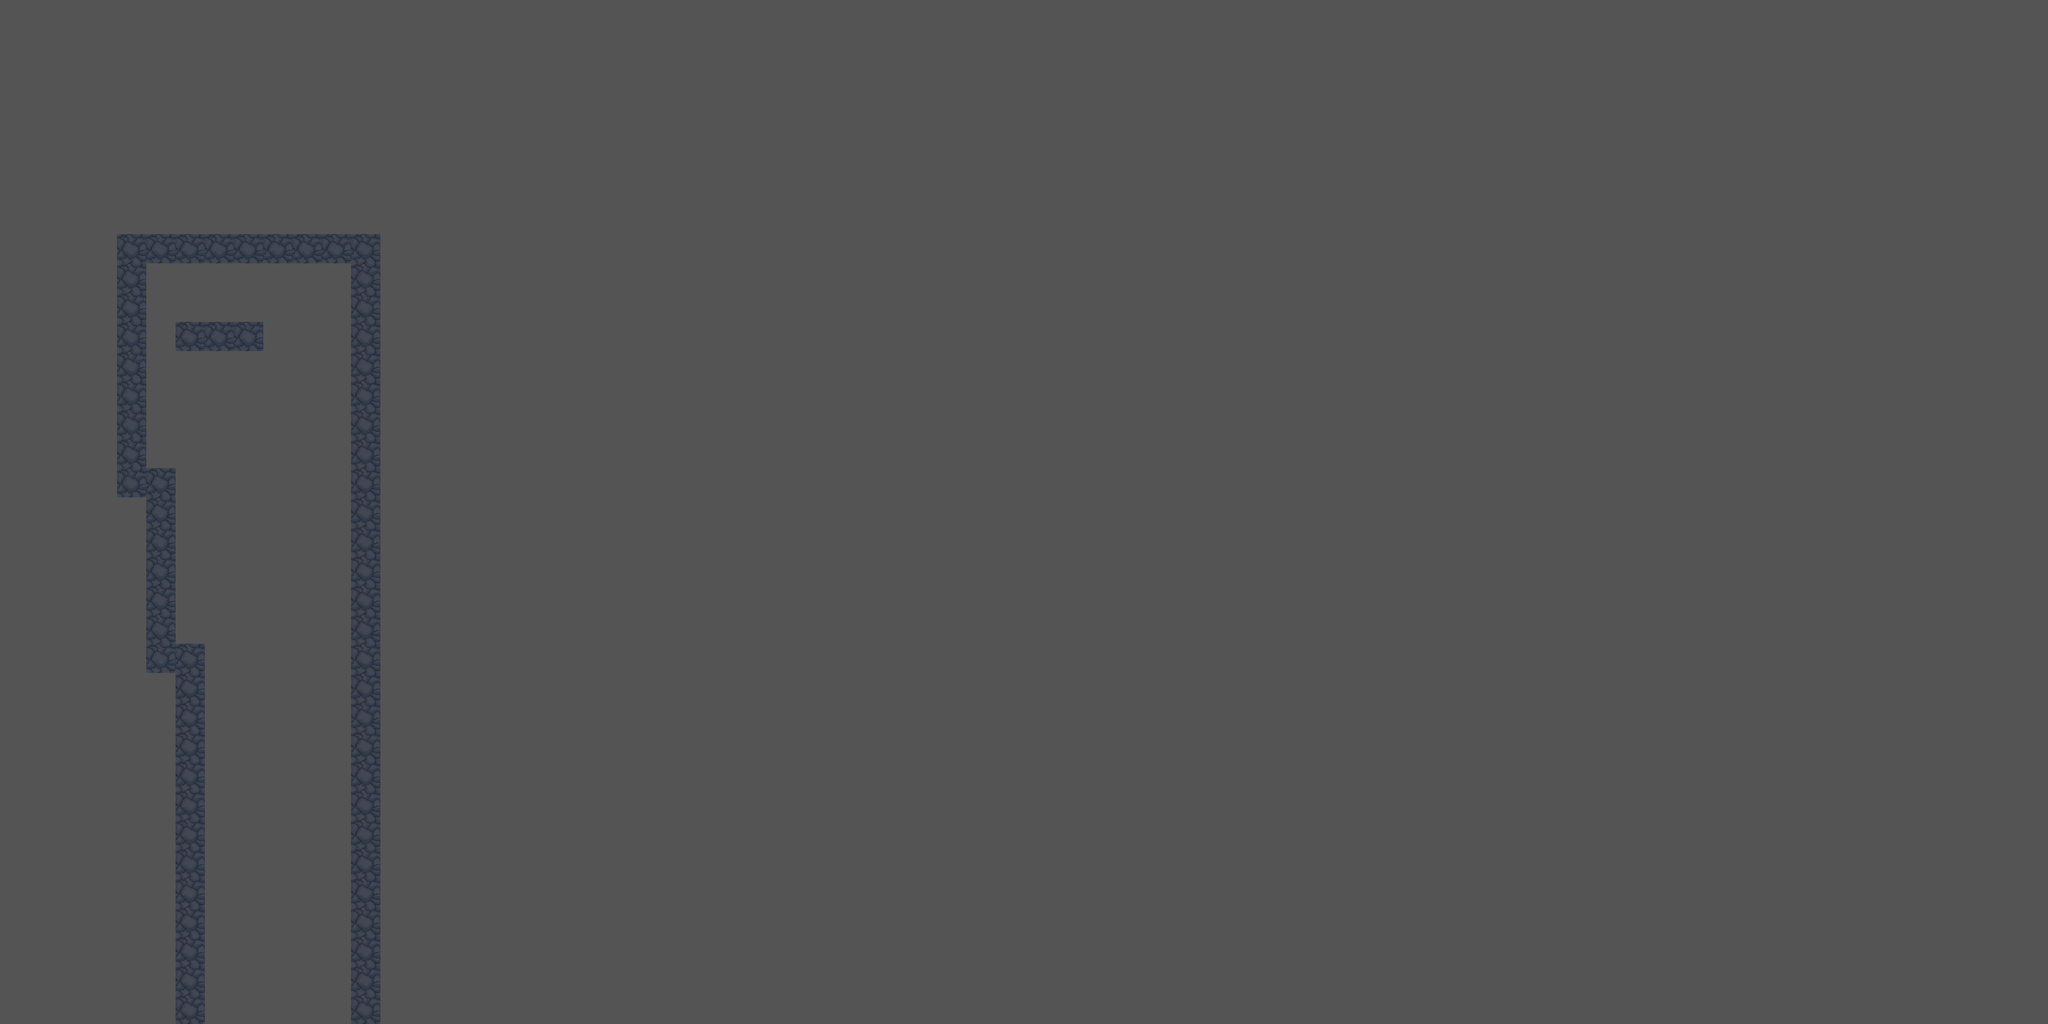

The image is a tile-based game level rendered from a .tmx file. Its description and source (layers, tilesets, objects; grid data summarised) follow:
An orthogonal 70x35 tile map with 50x50 px tiles, 3 tile layers (BG 1, collidable, fluid), 4 tilesets and 18 objects.

<map version="1.0" tiledversion="1.0.3" orientation="orthogonal" renderorder="right-down" width="70" height="35" tilewidth="50" tileheight="50" backgroundcolor="#545454" nextobjectid="2294">
 <properties>
  <property name="backgroundlayers" value="5.0,res/level/gemcave/layer_2.png,2.0,res/level/gemcave/layer_5.png" />
  <property name="dimming" value="0.4" />
  <property name="musicpath" value="res/music/pirates.ogg" />
  <property name="tilesetpath" value="res/level/gemcave/tileset_level_gemcave.png" />
 </properties>
 <tileset firstgid="1" name="tileset_level_gemcave" tilewidth="50" tileheight="50" spacing="2" margin="1" tilecount="784" columns="28">
  <image source="tileset_level_gemcave2.png" width="1500" height="1500" />
  <tile id="141">
   <objectgroup draworder="index">
    <properties>
     <property name="light" value="50,30,100,150,1.0" />
    </properties>
   </objectgroup>
  </tile>
  <tile id="314">
   <objectgroup draworder="index">
    <properties>
     <property name="light" value="25,30,100,150,1.0" />
    </properties>
   </objectgroup>
  </tile>
  <tile id="339">
   <objectgroup draworder="index">
    <properties>
     <property name="light" value="25,25,100,100,0.4" />
    </properties>
   </objectgroup>
  </tile>
  <tile id="343">
   <objectgroup draworder="index">
    <properties>
     <property name="light" value="40,40,60,60,0.3" />
    </properties>
   </objectgroup>
  </tile>
  <tile id="344">
   <objectgroup draworder="index">
    <properties>
     <property name="light" value="30,30,60,60,0.3" />
    </properties>
   </objectgroup>
  </tile>
  <tile id="465">
   <objectgroup draworder="index">
    <properties>
     <property name="light" value="30,30,100,100,0.9" />
    </properties>
   </objectgroup>
  </tile>
  <tile id="494">
   <objectgroup draworder="index">
    <properties>
     <property name="light" value="20,30,100,100,0.9" />
    </properties>
   </objectgroup>
  </tile>
  <tile id="506">
   <objectgroup draworder="index">
    <properties>
     <property name="light" value="25,20,60,70,0.5" />
    </properties>
   </objectgroup>
  </tile>
  <tile id="512">
   <objectgroup draworder="index">
    <properties>
     <property name="light" value="25,25,100,100,0.3" />
    </properties>
   </objectgroup>
  </tile>
  <tile id="521">
   <objectgroup draworder="index">
    <properties>
     <property name="light" value="30,20,150,150,0.9" />
    </properties>
   </objectgroup>
  </tile>
  <tile id="522">
   <objectgroup draworder="index">
    <properties>
     <property name="light" value="20,45,100,150,0.9" />
    </properties>
   </objectgroup>
  </tile>
  <tile id="523">
   <objectgroup draworder="index">
    <properties>
     <property name="light" value="15,40,100,100,0.9" />
    </properties>
   </objectgroup>
  </tile>
  <tile id="541">
   <objectgroup draworder="index">
    <properties>
     <property name="light" value="35,30,100,150,1.0" />
    </properties>
   </objectgroup>
   <animation>
    <frame tileid="541" duration="100" />
    <frame tileid="543" duration="100" />
    <frame tileid="544" duration="100" />
   </animation>
  </tile>
  <tile id="577">
   <objectgroup draworder="index">
    <properties>
     <property name="light" value="30,30,100,100,0.9" />
    </properties>
   </objectgroup>
  </tile>
  <tile id="606">
   <objectgroup draworder="index">
    <properties>
     <property name="light" value="20,30,100,100,0.9" />
    </properties>
   </objectgroup>
  </tile>
  <tile id="633">
   <objectgroup draworder="index">
    <properties>
     <property name="light" value="30,20,150,150,0.9" />
    </properties>
   </objectgroup>
  </tile>
  <tile id="634">
   <objectgroup draworder="index">
    <properties>
     <property name="light" value="20,45,100,150,0.9" />
    </properties>
   </objectgroup>
  </tile>
  <tile id="635">
   <objectgroup draworder="index">
    <properties>
     <property name="light" value="15,40,100,100,0.9" />
    </properties>
   </objectgroup>
  </tile>
  <tile id="680">
   <objectgroup draworder="index">
    <properties>
     <property name="light" value="25,30,100,150,1.0" />
    </properties>
   </objectgroup>
  </tile>
 </tileset>
 <tileset firstgid="785" name="tileset_level_dynamic_tiles" tilewidth="50" tileheight="50" spacing="2" margin="1" tilecount="560" columns="40">
  <image source="../../convenience/tilesets/tileset_level_dynamic_tiles.png" width="2080" height="728" />
 </tileset>
 <tileset firstgid="1345" name="tileset_enemies" tilewidth="50" tileheight="50" spacing="2" margin="1" tilecount="50" columns="5">
  <image source="../../convenience/tilesets/tileset_enemies.png" width="260" height="520" />
 </tileset>
 <tileset firstgid="1395" name="spritesheet_levelitems" tilewidth="50" tileheight="50" tilecount="576" columns="24">
  <image source="../../convenience/tilesets/spritesheet_levelitems.png" width="1200" height="1200" />
  <tile id="0">
   <properties>
    <property name="id" value="fo_caveberry" />
   </properties>
   <objectgroup draworder="index">
    <properties>
     <property name="id" value="fo_caveberries" />
    </properties>
   </objectgroup>
  </tile>
  <tile id="1">
   <properties>
    <property name="id" value="mi_goldengoblet" />
   </properties>
  </tile>
  <tile id="2">
   <properties>
    <property name="id" value="go_onecoin" />
   </properties>
   <objectgroup draworder="index">
    <properties>
     <property name="id" value="go_onecoin" />
    </properties>
   </objectgroup>
  </tile>
  <tile id="3">
   <objectgroup draworder="index">
    <properties>
     <property name="id" value="sp_summongargoyle" />
    </properties>
   </objectgroup>
  </tile>
  <tile id="5">
   <properties>
    <property name="id" value="fo_physalis" />
   </properties>
  </tile>
  <tile id="6">
   <properties>
    <property name="id" value="mi_candleholder" />
   </properties>
  </tile>
  <tile id="9">
   <objectgroup draworder="index">
    <properties>
     <property name="id" value="do_noteinina" />
    </properties>
   </objectgroup>
  </tile>
  <tile id="25">
   <properties>
    <property name="id" value="fo_healingherb" />
   </properties>
   <objectgroup draworder="index">
    <properties>
     <property name="id" value="fo_healinghearb" />
    </properties>
   </objectgroup>
  </tile>
  <tile id="26">
   <properties>
    <property name="id" value="fo_glowingshroom" />
   </properties>
   <objectgroup draworder="index">
    <properties>
     <property name="id" value="fo_glowingshroom" />
    </properties>
   </objectgroup>
  </tile>
  <tile id="27">
   <properties>
    <property name="id" value="go_threecoins" />
   </properties>
   <objectgroup draworder="index">
    <properties>
     <property name="id" value="go_threecoins" />
    </properties>
   </objectgroup>
  </tile>
  <tile id="28">
   <properties>
    <property name="id" value="fo_water" />
   </properties>
  </tile>
  <tile id="33">
   <objectgroup draworder="index">
    <properties>
     <property name="id" value="fo_windrose" />
    </properties>
   </objectgroup>
  </tile>
  <tile id="34">
   <properties>
    <property name="id" value="mi_ironore" />
   </properties>
   <objectgroup draworder="index">
    <properties>
     <property name="id" value="mi_ironore" />
    </properties>
   </objectgroup>
  </tile>
  <tile id="48">
   <objectgroup draworder="index">
    <properties>
     <property name="id" value="fo_cheese" />
    </properties>
   </objectgroup>
  </tile>
  <tile id="49">
   <objectgroup draworder="index">
    <properties>
     <property name="id" value="fo_bread" />
    </properties>
   </objectgroup>
  </tile>
  <tile id="50">
   <properties>
    <property name="id" value="fo_lesserhealingpotion" />
   </properties>
   <objectgroup draworder="index">
    <properties>
     <property name="id" value="fo_smallhealingpotion" />
    </properties>
   </objectgroup>
  </tile>
  <tile id="51">
   <objectgroup draworder="index">
    <properties>
     <property name="id" value="fo_rawmeat" />
    </properties>
   </objectgroup>
  </tile>
  <tile id="55">
   <objectgroup draworder="index">
    <properties>
     <property name="id" value="co_shell" />
    </properties>
   </objectgroup>
  </tile>
  <tile id="56">
   <properties>
    <property name="id" value="co_smallpouch" />
   </properties>
   <objectgroup draworder="index">
    <properties>
     <property name="id" value="co_smallpouch" />
    </properties>
   </objectgroup>
  </tile>
  <tile id="58">
   <properties>
    <property name="id" value="eq_aquamarinering" />
   </properties>
  </tile>
  <tile id="60">
   <objectgroup draworder="index">
    <properties>
     <property name="id" value="fo_beer" />
    </properties>
   </objectgroup>
  </tile>
  <tile id="72">
   <properties>
    <property name="id" value="fo_apple" />
   </properties>
   <objectgroup draworder="index">
    <properties>
     <property name="id" value="fo_apple" />
    </properties>
   </objectgroup>
  </tile>
  <tile id="73">
   <properties>
    <property name="id" value="mi_silverplate" />
   </properties>
  </tile>
  <tile id="75">
   <objectgroup draworder="index">
    <properties>
     <property name="id" value="fo_roastedmeat" />
    </properties>
   </objectgroup>
  </tile>
  <tile id="79">
   <objectgroup draworder="index">
    <properties>
     <property name="id" value="fo_milk" />
    </properties>
   </objectgroup>
  </tile>
  <tile id="80">
   <objectgroup draworder="index">
    <properties>
     <property name="id" value="co_mediumpouch" />
    </properties>
   </objectgroup>
  </tile>
  <tile id="81">
   <objectgroup draworder="index">
    <properties>
     <property name="id" value="fo_stormweed" />
    </properties>
   </objectgroup>
  </tile>
  <tile id="97">
   <objectgroup draworder="index">
    <properties>
     <property name="id" value="fo_rawfish" />
    </properties>
   </objectgroup>
  </tile>
  <tile id="99">
   <objectgroup draworder="index">
    <properties>
     <property name="id" value="fo_devilberry" />
    </properties>
   </objectgroup>
  </tile>
  <tile id="104">
   <objectgroup draworder="index">
    <properties>
     <property name="id" value="co_bigpouch" />
    </properties>
   </objectgroup>
  </tile>
  <tile id="105">
   <objectgroup draworder="index">
    <properties>
     <property name="id" value="fo_redhat" />
    </properties>
   </objectgroup>
  </tile>
  <tile id="120">
   <properties>
    <property name="id" value="fo_mediumhealingpotion" />
   </properties>
   <objectgroup draworder="index">
    <properties>
     <property name="id" value="fo_mediumhealingpotion" />
    </properties>
   </objectgroup>
  </tile>
  <tile id="122">
   <objectgroup draworder="index">
    <properties>
     <property name="id" value="fo_greaterhealingpotion" />
    </properties>
   </objectgroup>
  </tile>
  <tile id="123">
   <objectgroup draworder="index">
    <properties>
     <property name="id" value="fo_ultimatehealingpotion" />
    </properties>
   </objectgroup>
  </tile>
  <tile id="128">
   <properties>
    <property name="id" value="qe_brokenstaff2" />
   </properties>
  </tile>
  <tile id="129">
   <properties>
    <property name="id" value="fo_wine" />
   </properties>
   <objectgroup draworder="index">
    <properties>
     <property name="id" value="fo_wine" />
    </properties>
   </objectgroup>
  </tile>
  <tile id="130">
   <objectgroup draworder="index">
    <properties>
     <property name="id" value="we_pickaxe" />
    </properties>
   </objectgroup>
  </tile>
  <tile id="133">
   <objectgroup draworder="index">
    <properties>
     <property name="id" value="qe_portstone_bob" />
    </properties>
   </objectgroup>
  </tile>
  <tile id="155">
   <objectgroup draworder="index">
    <properties>
     <property name="id" value="fo_rawchicken" />
    </properties>
   </objectgroup>
  </tile>
  <tile id="156">
   <objectgroup draworder="index">
    <properties>
     <property name="id" value="fo_chicken" />
    </properties>
   </objectgroup>
  </tile>
  <tile id="173">
   <objectgroup draworder="index">
    <properties>
     <property name="id" value="eq_oversizedhat" />
    </properties>
   </objectgroup>
  </tile>
  <tile id="176">
   <objectgroup draworder="index">
    <properties>
     <property name="id" value="we_sicklestaff" />
    </properties>
   </objectgroup>
  </tile>
  <tile id="177">
   <objectgroup draworder="index">
    <properties>
     <property name="id" value="eq_lightpendant" />
    </properties>
   </objectgroup>
  </tile>
  <tile id="178">
   <objectgroup draworder="index">
    <properties>
     <property name="id" value="sp_icyambush" />
    </properties>
   </objectgroup>
  </tile>
  <tile id="193">
   <objectgroup draworder="index">
    <properties>
     <property name="id" value="we_firesword_inactive" />
    </properties>
   </objectgroup>
  </tile>
  <tile id="194">
   <objectgroup draworder="index">
    <properties>
     <property name="id" value="do_antimagic" />
    </properties>
   </objectgroup>
  </tile>
  <tile id="195">
   <objectgroup draworder="index">
    <properties>
     <property name="id" value="sp_antigravity" />
    </properties>
   </objectgroup>
  </tile>
  <tile id="196">
   <objectgroup draworder="index">
    <properties>
     <property name="id" value="do_antigravity" />
    </properties>
   </objectgroup>
  </tile>
  <tile id="202">
   <objectgroup draworder="index">
    <properties>
     <property name="id" value="sp_aureola" />
    </properties>
   </objectgroup>
  </tile>
  <tile id="203">
   <objectgroup draworder="index">
    <properties>
     <property name="id" value="fo_rum" />
    </properties>
   </objectgroup>
  </tile>
 </tileset>
 <layer name="BG 1" width="70" height="35">
  <data>[2450 cells, 66 non-empty, 1 distinct tile ids]</data>
 </layer>
 <layer name="collidable" width="70" height="35">
  <data>[2450 cells, 66 non-empty, 1 distinct tile ids]</data>
 </layer>
 <objectgroup name="lever 1">
  <object id="2236" gid="835" x="400" y="500" width="50" height="50" />
  <object id="2237" gid="835" x="400" y="550" width="50" height="50" />
  <object id="2238" gid="794" x="300" y="500" width="50" height="50" />
 </objectgroup>
 <objectgroup name="dynamic">
  <object id="2231" gid="808" x="500" y="600" width="50" height="50" />
  <object id="2232" gid="785" x="500" y="650" width="50" height="50" />
  <object id="2235" gid="817" x="200" y="600" width="50" height="50">
   <properties>
    <property name="width" value="50" />
   </properties>
  </object>
  <object id="2248" gid="929" x="450" y="600" width="50" height="50" />
  <object id="2254" gid="808" x="250" y="800" width="50" height="50" />
  <object id="2272" gid="871" x="300" y="612.5" width="50" height="50" />
  <object id="2274" gid="851" x="400" y="700" width="50" height="50" />
  <object id="2275" gid="791" x="337.5" y="612.5" width="50" height="50" />
  <object id="2276" gid="871" x="362.5" y="625" width="50" height="50" />
  <object id="2279" gid="791" x="400" y="625" width="50" height="50" />
  <object id="2280" gid="851" x="400" y="750" width="50" height="50" />
  <object id="2281" gid="851" x="350" y="800" width="50" height="50" />
  <object id="2282" gid="851" x="350" y="850" width="50" height="50" />
  <object id="2283" gid="817" x="250" y="850" width="50" height="50">
   <properties>
    <property name="width" value="50" />
   </properties>
  </object>
 </objectgroup>
 <objectgroup name="enemy" />
 <objectgroup name="trigger">
  <object id="2089" x="450" y="450" width="50" height="100" />
 </objectgroup>
 <layer name="fluid" width="70" height="35">
  <data>[2450 cells, 0 non-empty, 0 distinct tile ids]</data>
 </layer>
</map>
